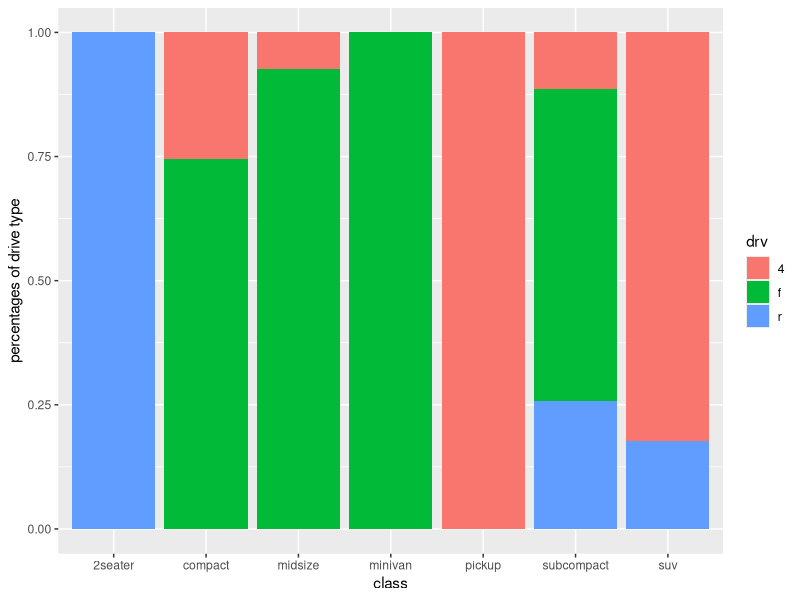

Reproduce this figure in R.
#Barplots: categorical data, which isn't continuous
library(ggplot2)
df <- mpg

#DATA AND AESTHETICS
pl <- ggplot(data = df, aes(x = class))

#GEOMETRY - can color the bars based off of certain columns
#making a stacked bar plot
#position argument - outside aes
pl2 <- pl + geom_bar(aes(fill = drv), position = 'fill')
print(pl2 + xlab('class') + ylab('percentages of drive type'))